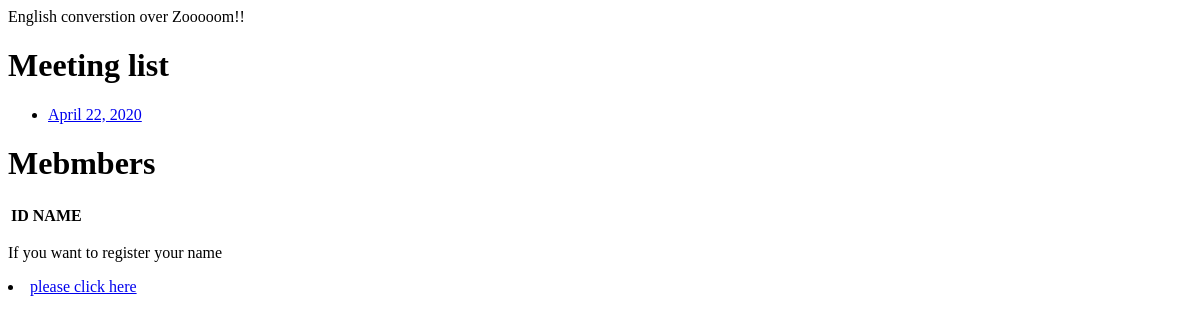
Page /ECT/ on the earlier database version.
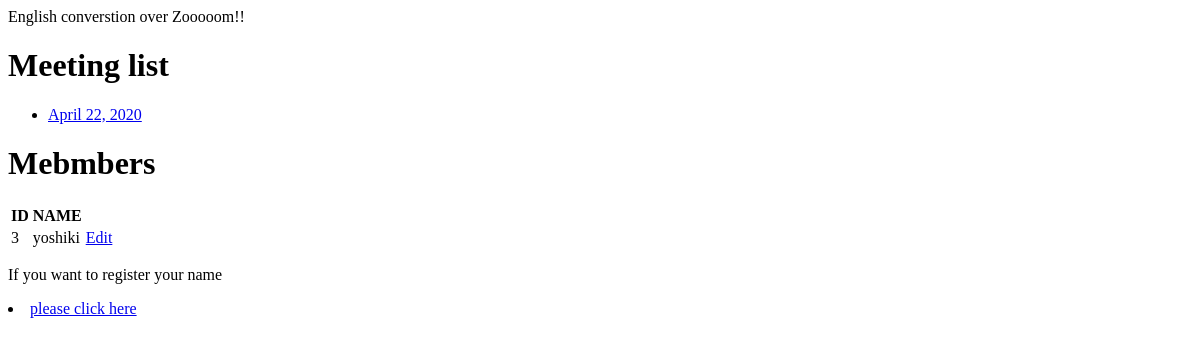
Same page on the later database version.
### ECT/models.py (models this page shows, shortened)
class Meeting(models.Model):
    date = models.DateTimeField()

class Member(models.Model):
    name = models.CharField(max_length=100)

### ECT/views.py (the view)
# urls.py: path('', views.index, name='index'),
def index(request):
    data = Member.objects.all()
    Meeting_list = Meeting.objects.order_by()
    context = {
        'Meeting_list' : Meeting_list,
        'data':data
        }
    return render(request, 'ECT/index.html', context)

### ECT/templates/ECT/index.html (shortened to what this page needs)
<head>English converstion over Zooooom!!</head>
<body>
<h1>Meeting list</h1>
{% if Meeting_list %}
    <ul>
    {% for meeting in Meeting_list %}
        <li><a href = "{% url 'ECT:detail' meeting.id %}">{{ meeting.date.date }}</a></li>
    {% endfor %}
    </ul>
{% else %}
    <p>No meeting are scheduled.</p>
{% endif %}
</body>
<h1>Mebmbers</h1>
<table>
    <tr>
        <th>ID</th>
        <th>NAME</th>
    </tr>
    {% for item in data %}
    <tr>
        <td>{{ item.id }}</td>
        <td>{{ item.name}}</td>
        <td><a href="{% url 'ECT:edit' item.id %}">Edit</a> </td>
    </tr>
    {% endfor %}
</table>
<p>If you want to register your name</p>
<li><a href = "{% url 'ECT:create' %}">{{ "please click here "}}</a></li>

Differences in the rows shown:
added Member: id "3", name "yoshiki"
